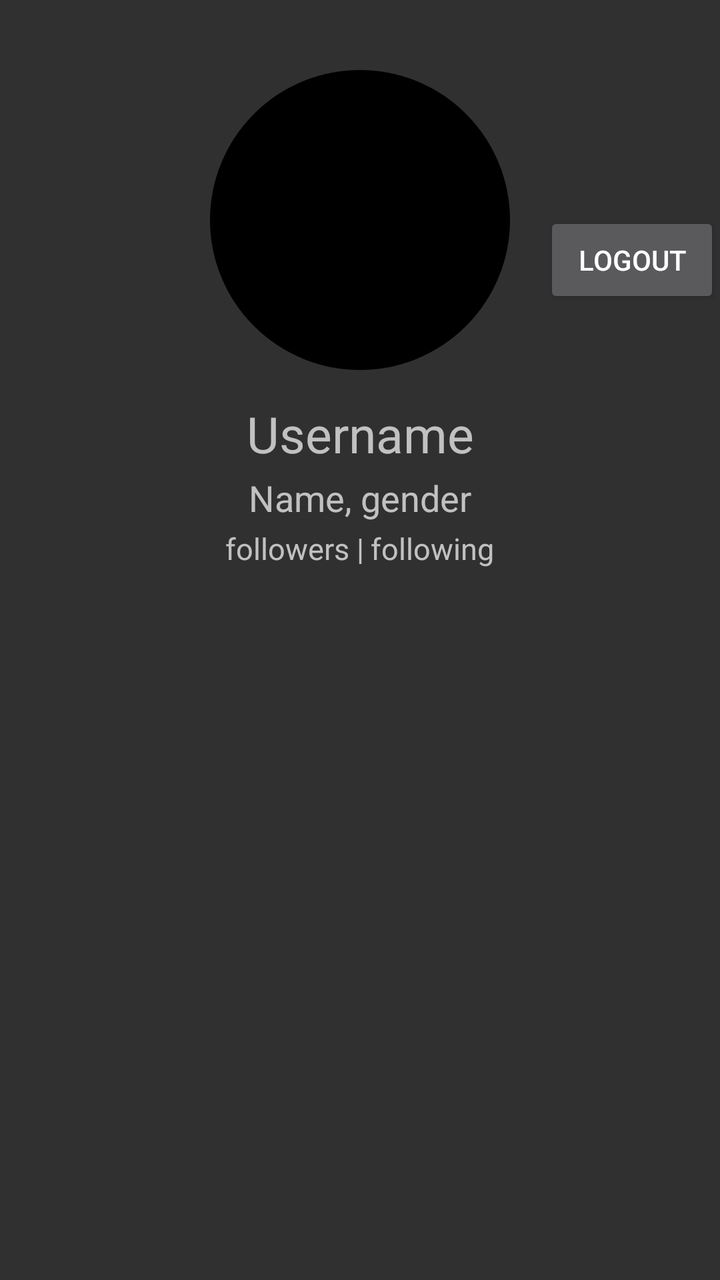
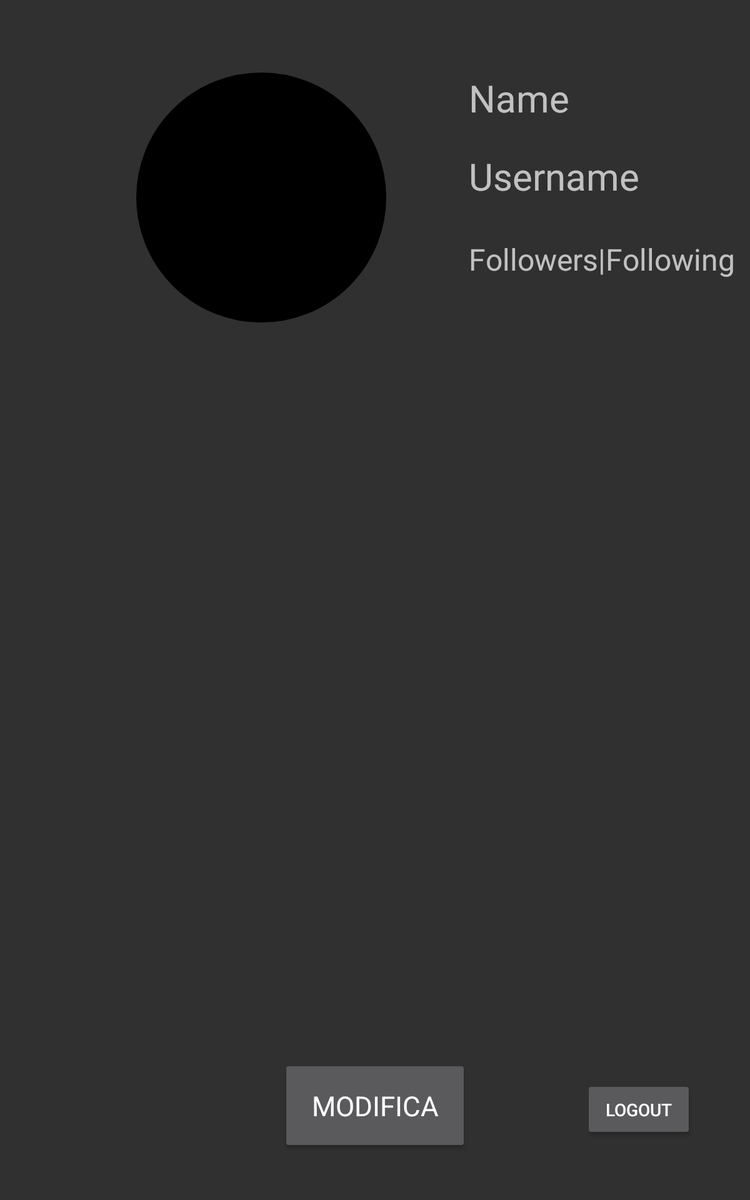

First picture: res/layout/ on a phone held upright. Second picture: the repository's own variant of that layout, on a device whose configuration matches the variant's folder. Source for both follows.
<!-- AndroidManifest.xml: application theme AppTheme -->
<!-- res/layout/profile_fragment.xml -->
<?xml version="1.0" encoding="utf-8"?>
<LinearLayout xmlns:android="http://schemas.android.com/apk/res/android"
    xmlns:app="http://schemas.android.com/apk/res-auto"
    android:orientation="vertical" android:layout_width="match_parent"
    android:layout_height="match_parent"
    android:layout_weight="0">

    <ScrollView
        android:layout_width="match_parent"
        android:layout_height="match_parent">

        <RelativeLayout
            android:layout_width="match_parent"
            android:layout_height="match_parent"
            android:layout_centerInParent="true">

            <Button
                android:id="@+id/logout"
                android:layout_width="wrap_content"
                android:layout_height="wrap_content"
                android:layout_above="@+id/usernameprofile"
                android:layout_alignParentEnd="true"
                android:layout_alignParentRight="true"
                android:layout_marginBottom="31dp"
                android:text="logout" />

            <ImageView
                android:id="@+id/profilephoto"
                android:layout_width="150dp"
                android:layout_height="150dp"
                android:layout_centerInParent="true"
                android:layout_alignParentLeft="false"
                android:layout_alignParentStart="false"
                android:layout_alignParentTop="true"
                android:layout_marginTop="35dp"
                app:srcCompat="@drawable/imageview_design" />

            <TextView
                android:id="@+id/usernameprofile"
                android:layout_width="150dp"
                android:layout_height="wrap_content"
                android:layout_centerInParent="true"
                android:hint="Username"
                android:layout_below="@+id/profilephoto"
                android:textAlignment="center"
                android:layout_marginTop="15dp"
                android:textSize="25dp"/>

            <TextView
                android:id="@+id/nameprofile"
                android:layout_width="150dp"
                android:layout_height="wrap_content"
                android:layout_centerInParent="true"
                android:layout_below="@+id/usernameprofile"
                android:layout_marginTop="3dp"
                android:textAlignment="center"
                android:hint="Name, gender"
                android:textSize="18dp"/>

            <LinearLayout
                android:id="@+id/follow"
                android:layout_width="wrap_content"
                android:layout_height="wrap_content"
                android:layout_below="@+id/nameprofile"
                android:layout_centerInParent="true"
                android:layout_marginTop="3dp">

                <TextView
                    android:id="@+id/followers"
                    android:layout_width="wrap_content"
                    android:layout_height="wrap_content"
                    android:hint="followers |"
                    android:textAlignment="center"
                    android:textSize="15dp"
                    android:layout_marginRight="1.5dp"/>

                <TextView
                    android:id="@+id/following"
                    android:layout_width="wrap_content"
                    android:layout_height="wrap_content"
                    android:textAlignment="center"
                    android:textSize="15dp"
                    android:hint="following"
                    android:layout_toRightOf="@+id/followers"
                    android:layout_marginLeft="1.5dp"/>

            </LinearLayout>

            <ExpandableListView
                android:id="@+id/exlistviewProfile"
                android:layout_width="wrap_content"
                android:layout_height="200dp"
                android:layout_alignParentLeft="true"
                android:layout_alignParentStart="true"
                android:layout_below="@+id/follow"
                android:layout_marginTop="5dp"
                android:indicatorLeft="?android:attr/expandableListPreferredItemIndicatorLeft"
                android:divider="@android:color/darker_gray"
                android:dividerHeight="0.5dp"/>

        </RelativeLayout>

    </ScrollView>

</LinearLayout>
<!-- resources referenced by this layout -->
<resources>
  <!-- drawable imageview_design (drawable) -->
  <?xml version="1.0" encoding="utf-8"?>
  <shape xmlns:android="http://schemas.android.com/apk/res/android"
      android:shape="oval"
      android:tint="@color/colorPrimaryDark">
  
  
      <stroke
          android:width="2dp"/>
  
      <size
          android:width="100dp"
          android:height="100dp"/>
  
  
  </shape>
  <style name="AppTheme" parent="Theme.AppCompat.NoActionBar">
          
          <item name="colorPrimary">@color/colorPrimary</item>
          <item name="colorPrimaryDark">@color/colorPrimaryDark</item>
          <item name="colorAccent">@color/accent_material_dark</item>
      </style>
  <color name="colorPrimaryDark">#000000</color>
  <color name="colorPrimary">#26a3a8</color>
</resources>
<!-- res/layout-sw600dp/profile_fragment.xml (the repository's variant of the layout above) -->
<!-- drawn on a 7-inch tablet held upright -->
<?xml version="1.0" encoding="utf-8"?>
<LinearLayout xmlns:android="http://schemas.android.com/apk/res/android"
    xmlns:app="http://schemas.android.com/apk/res-auto"
    android:orientation="vertical" android:layout_width="match_parent"
    android:layout_height="match_parent"
    android:weightSum="0">

    <RelativeLayout
        android:layout_width="match_parent"
        android:layout_height="match_parent">

        <Button
            android:id="@+id/logout"
            android:layout_width="wrap_content"
            android:layout_height="wrap_content"
            android:layout_alignBaseline="@+id/button"
            android:layout_alignBottom="@+id/button"
            android:layout_alignParentEnd="true"
            android:layout_alignParentRight="true"
            android:layout_marginEnd="45dp"
            android:layout_marginRight="45dp"
            android:text="logout" />

        <TextView
            android:id="@+id/nameprofile"
            android:layout_width="wrap_content"
            android:layout_height="wrap_content"
            android:layout_alignTop="@+id/profilephoto"
            android:layout_toRightOf="@+id/button"
            android:gravity="center"
            android:hint="Name"
            android:textAppearance="@style/TextAppearance.AppCompat.Large"
            android:textSize="30sp" />

        <TextView
            android:id="@+id/usernameprofile"
            android:layout_width="wrap_content"
            android:layout_height="wrap_content"
            android:layout_below="@+id/nameprofile"
            android:layout_marginTop="22dp"
            android:layout_toEndOf="@+id/profilephoto"
            android:layout_toRightOf="@+id/profilephoto"
            android:hint="Username"
            android:textSize="30sp" />

        <ImageView
            android:id="@+id/profilephoto"
            android:layout_width="200dp"
            android:layout_height="200dp"
            android:layout_alignParentTop="true"
            android:layout_marginEnd="66dp"
            android:layout_marginRight="66dp"
            android:layout_marginTop="58dp"
            android:layout_toLeftOf="@+id/nameprofile"
            android:layout_toStartOf="@+id/nameprofile"
            android:tint="@color/colorPrimaryDark"
            app:srcCompat="@drawable/imageview_design" />

        <Button
            android:id="@+id/button"
            android:layout_width="150dp"
            android:layout_height="75dp"
            android:layout_alignParentBottom="true"
            android:layout_centerHorizontal="true"
            android:layout_marginBottom="38dp"
            android:text="MODIFICA"
            android:textAppearance="@style/TextAppearance.AppCompat.Large" />


        <FrameLayout
            android:id="@+id/preferencesLayout"
            android:layout_width="match_parent"
            android:layout_height="0dp"
            android:layout_above="@+id/button"
            android:layout_below="@+id/profilephoto"
            android:orientation="horizontal"
            android:weightSum="1">

            <GridLayout
                android:layout_width="match_parent"
                android:layout_height="match_parent"
                >

            </GridLayout>

        </FrameLayout>

        <TextView
            android:id="@+id/followers"
            android:layout_width="wrap_content"
            android:layout_height="wrap_content"
            android:hint="Followers"
            android:text="Followers"
            android:textSize="24sp"
            android:layout_alignBaseline="@+id/following"
            android:layout_alignBottom="@+id/following"
            android:layout_toRightOf="@+id/profilephoto"
            android:layout_toEndOf="@+id/profilephoto" />

        <TextView
            android:id="@+id/following"
            android:layout_width="wrap_content"
            android:layout_height="wrap_content"
            android:text="Following"
            android:textSize="24sp"
            android:layout_below="@+id/usernameprofile"
            android:layout_toRightOf="@+id/textView3"
            android:layout_toEndOf="@+id/textView3"
            android:layout_marginTop="30dp" />

        <TextView
            android:id="@+id/textView3"
            android:layout_width="wrap_content"
            android:layout_height="wrap_content"
            android:layout_alignBottom="@+id/followers"
            android:layout_toEndOf="@+id/followers"
            android:layout_toRightOf="@+id/followers"
            android:text="|"
            android:textSize="24sp" />

    </RelativeLayout>


</LinearLayout>
<!-- resources referenced by the variant -->
<!-- as a 7-inch tablet held upright resolves them -->
<resources>
  <color name="colorPrimaryDark">#000000</color>
  <!-- drawable imageview_design (drawable) -->
  <?xml version="1.0" encoding="utf-8"?>
  <shape xmlns:android="http://schemas.android.com/apk/res/android"
      android:shape="oval"
      android:tint="@color/colorPrimaryDark">
  
  
      <stroke
          android:width="2dp"/>
  
      <size
          android:width="100dp"
          android:height="100dp"/>
  
  
  </shape>
  <style name="AppTheme" parent="Theme.AppCompat.NoActionBar">
          
          <item name="colorPrimary">@color/colorPrimary</item>
          <item name="colorPrimaryDark">@color/colorPrimaryDark</item>
          <item name="colorAccent">@color/accent_material_dark</item>
      </style>
  <color name="colorPrimary">#26a3a8</color>
</resources>
